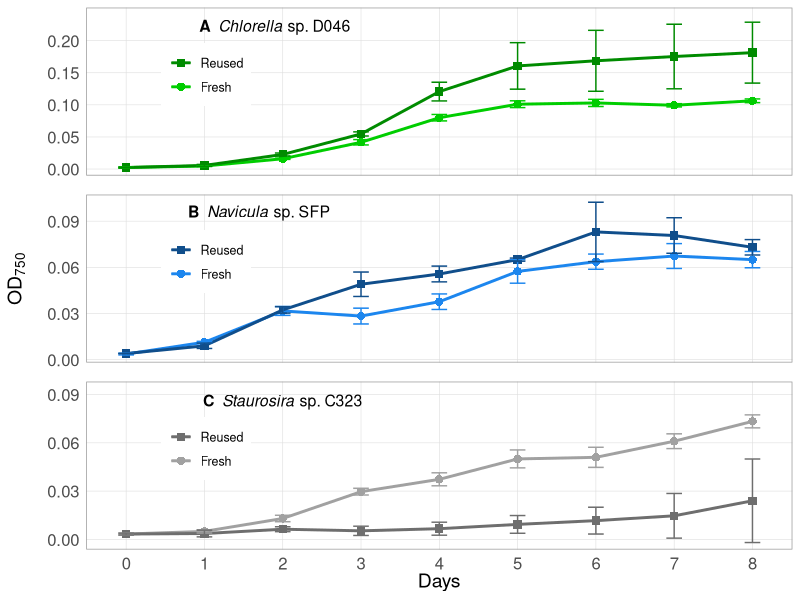
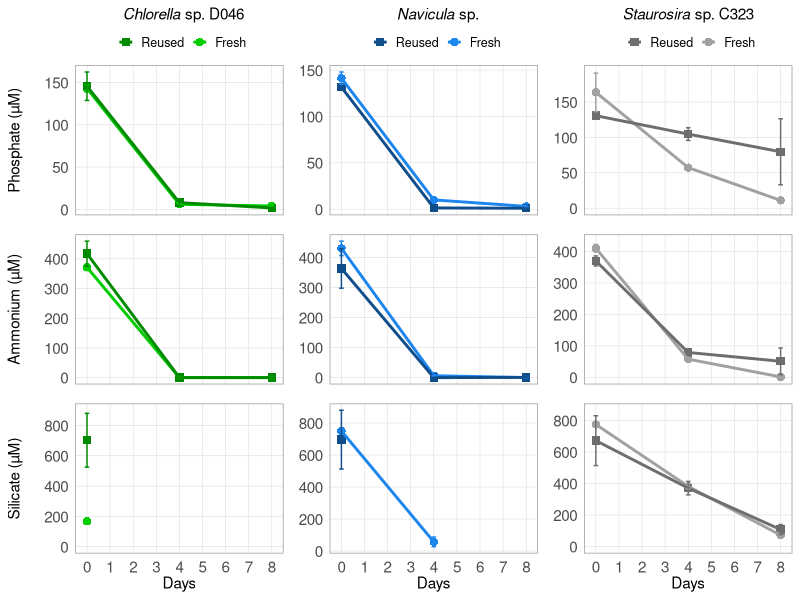
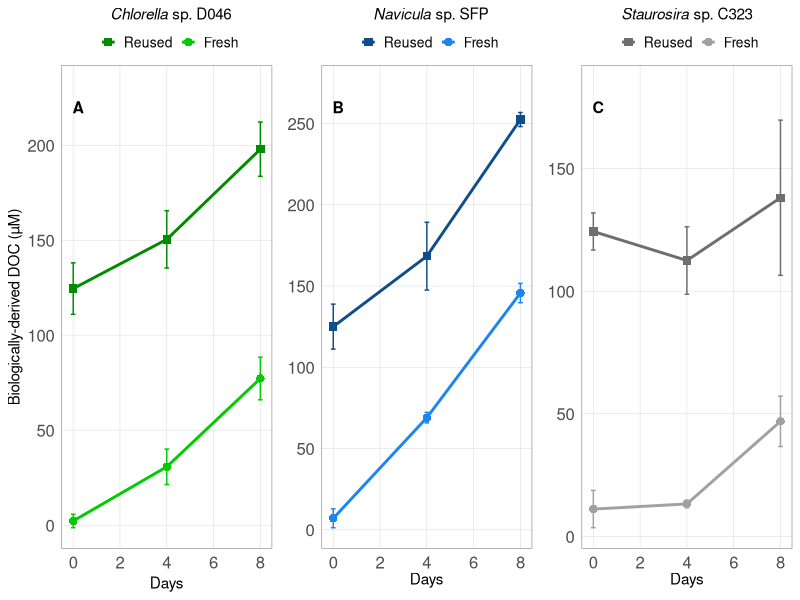
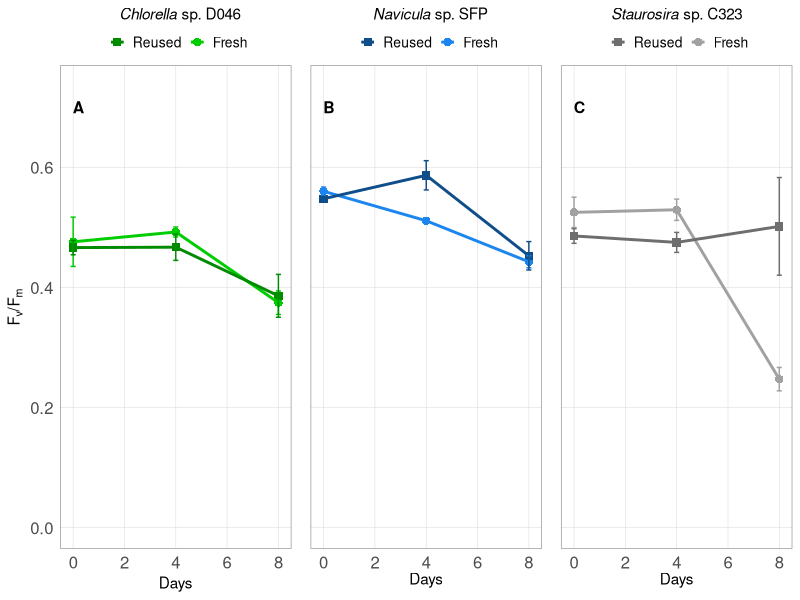
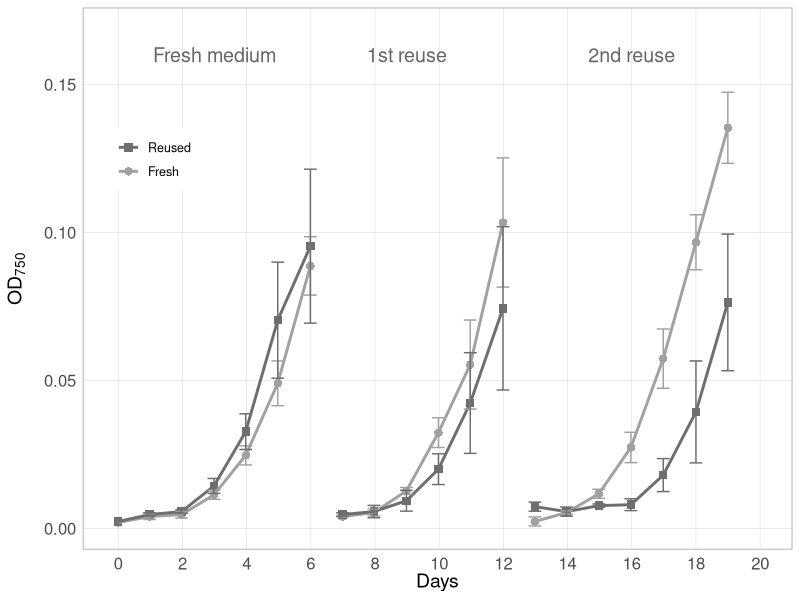
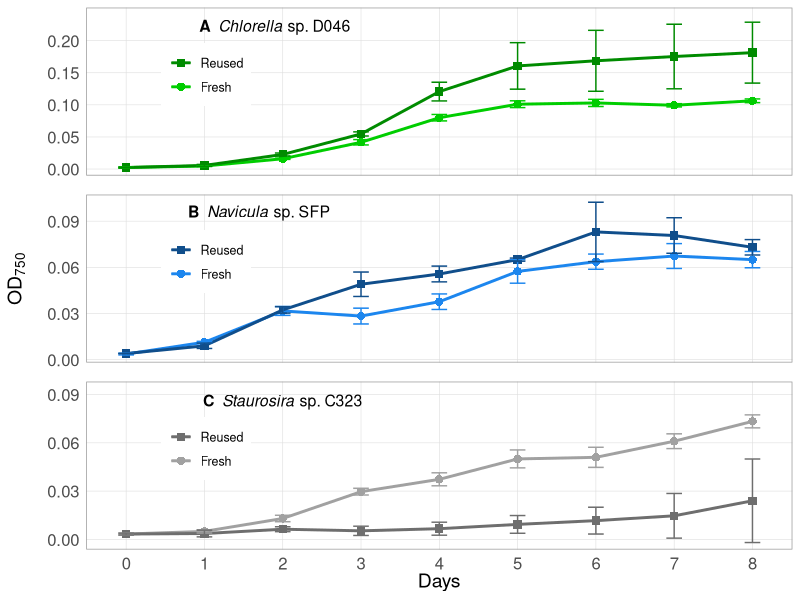
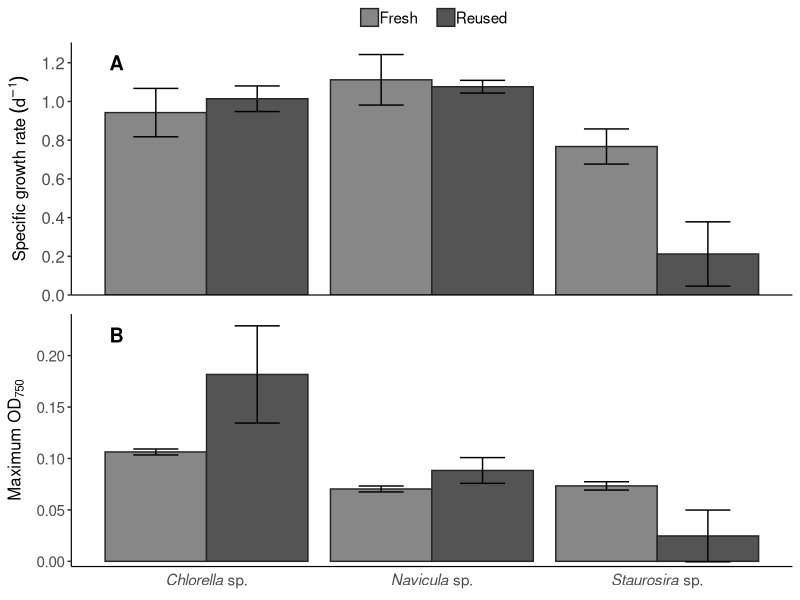
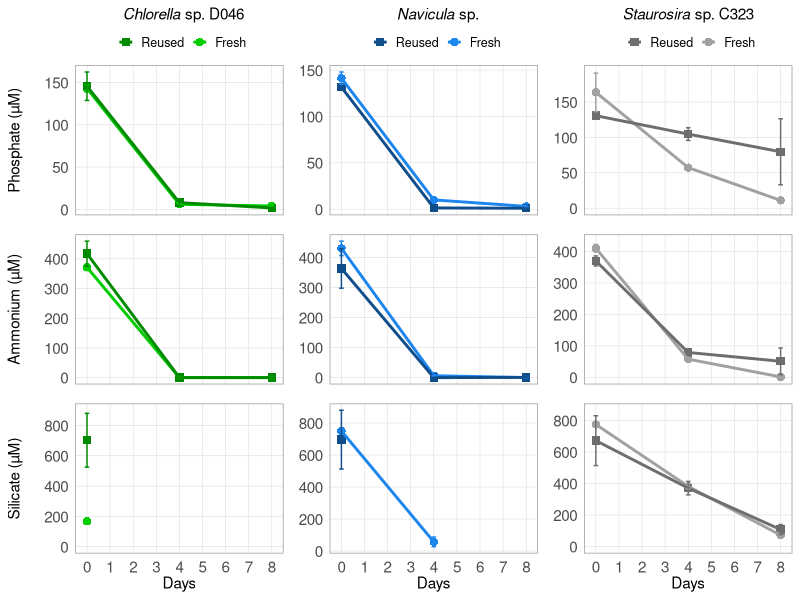

These charts were generated, in order, by the following R code:
# Project: Microalgae Cross-strain Growth Medium Reuse Experiment
# Author: Sarah Loftus, sarah.e.loftus@gmail.com

# This code organizes, analyses, and visualizes data from mircoalgae cross-strain reused medium experiments. 

# Input data and metadata are also available on Figshare: https://doi.org/10.6084/m9.figshare.7831913.v1

#######################################################################################

### Install packages ###

# Data management
library(tidyverse) 
library(lubridate)
library(broom)

# Plotting
library(gtable)
library(grid)
library(ggpubr)

### Read Data (see metadata for CSV file column descriptions)
growth_df <- read.csv("input_data/Data1_Growth.csv")        # Algae growth and experimental data for each culture replicate
daily_df <- read.csv("input_data/Data2_Daily.csv")          # Daily sampling data 

#### Parse dates and times, and calculate Days elapsed ####

daily_df %>%
  mutate(Date = mdy(Date),   
         Tstart = hm(Tstart),
         Tend = hm(Tend),
         Tmid = Tstart + as.period(0.5*as.duration(Tend - Tstart))) %>%   # Tmid = midpoint between start and end of sampling time
  do(mutate(., DaysElapsed = ((Date + Tmid) - (Date[Round == 0 & Day == 0] + Tmid[Round == 0 & Day == 0]) )/ 86400) ) %>%   # DaysElapsed =  days elapsed since start of each experiment
  select(Round, Day, Chl_medium, OD750_medium, DaysElapsed) -> daily_df2 
  # Note: warning messages do not pose problem to further analysis

#### Define additional variables ####

growth_df %>%    
  inner_join(daily_df2, by = c("Round", "Day") ) %>% # Add daily measurement data to growth data frame
  mutate(biomass_OD = OD750 -  OD750_medium,         # biomass_OD = Blank-corrected OD750 of the culture, in arbitrary units
         biomass_chl = Chl - Chl_medium              # biomass_chl = Blank-corrected chlorophyll-a concentration of the culture, in relative fluorescence units
  ) -> growth_df2    

#### Calculate daily averages and standard deviations of all variables in growth data frame. For use in plotting. ####

growth_df2 %>%
  select(-Replicate, -Chl, -OD750, -Chl_medium, -OD750_medium) %>% 
  group_by(Algae, Round, Treatment, Day) %>% 
  summarize_all(funs(mean, sd), na.rm = TRUE) %>%
  replace(., is.na(.), NA)-> growth_df_avgs  

#### Calculate variables for algae growth statistics ####

# Define time periods where cultures are in exponential phase for calculating specific growth rates (*** this is based on OD growth phase)
mu_period_02 <- 0:2   # Days 0-2; for: Navicula Round 3 all treatments/replicates
mu_period_03 <- 0:3   # Days 0-3; for: C323 Round 1 Fresh C, C323 Round 3 Fresh all replciates
mu_period_04 <- 0:4   # Days 0-4; for: C323 Round 1 Recycled B, D046 Round 3 all treatments/replicates
mu_period_13 <- 1:3   # Days 1-3; for: C323 Round 1 Fresh A
mu_period_14 <- 1:4   # Days 1-4; for: C323 Round 1 Fresh B & Recycled A & Recycled C, C323 Round 2 Fresh all replicates
mu_period_25 <- 2:5   # Days 2-5; for: C323 Round 0 all treatments/replicates
mu_period_35 <- 3:5   # Days 3-5; for: C323 Round 2 Recycled all replicates
mu_period_38 <- 3:8   # Days 3-8; for: C323 Round 3 Recycled all replciates

# Calculate specific growth rate 
growth_df2 %>%
  filter( (Algae == "Navicula" & Day %in% mu_period_02) |     # Based on the stated definitions above, select only the days used to calculate specific growth rate
          ( (Algae == "C323" & ( (Round == 1 & Treatment == "F" & Replicate == "C") | (Round == 3 & Treatment == "F") ) ) & Day %in% mu_period_03) |
          ( ((Algae == "C323" & Round == 1 & Treatment == "R" & Replicate == "E") | (Algae == "D046" & Round == 3)) & Day %in% mu_period_04) |
          (Algae == "C323" & Round == 1 & Treatment == "F" & Replicate == "A" & Day %in% mu_period_13) |
          ( (Algae == "C323" & ( ( Round == 1 & ( (Treatment == "F" & Replicate == "B") | (Treatment == "R" & (Replicate == "D" | Replicate == "F")))) | (Round == 2 & Treatment == "F"))) & Day %in% mu_period_14) | 
          (Algae == "C323" & Round == 0 & Day %in% mu_period_25) |
          (Algae == "C323" & Round == 2 & Treatment == "R" & Day %in% mu_period_35) |
          (Algae == "C323" & Round == 3 & Treatment == "R" & Day %in% mu_period_38) ) %>%   
  group_by(Algae, Round, Treatment, Replicate) %>%
  do(tidy(lm(log(biomass_OD) ~ DaysElapsed, data = .))) %>%   # linear regression of natural log algae cell concentration versus time
  filter(term == "DaysElapsed") %>%                          # where "DaysElapsed" is the row term in the linear regression output to indicate the slope, i.e., the specific growth rate
  rename(mu = estimate) %>%                                  # rename the slope of the linear regression ("estimate") as mu, mu = the specific growth rate (units = 1/day)
  select(Algae, Round, Treatment, Replicate, mu) -> mu_data

# Take averages and standard deviations of specific growth rate
mu_data %>%
  group_by(Algae, Round, Treatment) %>% 
  select(-Replicate) %>% 
  summarize_all(funs(mean, sd), na.rm = TRUE) -> mu_avgs  

# Find the maximum OD over the growth period for each replicate
growth_df2 %>% 
  select(Round, Day, Algae, Treatment, Replicate, biomass_OD) %>% 
  group_by(Round, Algae, Treatment, Replicate) %>% 
  summarize(max_OD = max(biomass_OD)) -> max_OD_data 

# Take average and standard deviation of maximum OD
max_OD_data %>% 
  group_by(Algae, Round, Treatment) %>% 
  select(-Replicate) %>% 
  summarize_all(funs(mean, sd), na.rm = TRUE) -> max_OD_avgs 

# Change in DOC in Round 3
growth_df2 %>% 
  filter(Round == 3) %>% 
  select(Day, Algae, Treatment, Replicate, DOC, biomass_OD) %>% 
  group_by(Algae, Treatment, Replicate) %>% 
  summarize(DOC_change = DOC[Day == 8] - DOC[Day == 0], # Change in DOC over the growth period
            DOC_per_OD = DOC_change/(biomass_OD[Day == 8] - biomass_OD[Day == 0])) -> DOC_change # Change in DOC per change in OD over the growth period

# Take average and standard deviation of net change in DOC in Round 3
DOC_change %>%   
  select(-Replicate) %>% 
  summarize_all(funs(mean, sd), na.rm = TRUE) -> avg_DOC_change


#### Statistics ####

# Test for equal variances of specific growth rate (mu) and maximum OD between Fresh and Reused treatments in Round 3 for each algae

# Variance test for mu
C323_mu_var <- var.test(mu_data$mu[mu_data$Algae == 'C323' & mu_data$Round == 3 & mu_data$Treatment == "F"], 
                       mu_data$mu[mu_data$Algae == 'C323' & mu_data$Round == 3 & mu_data$Treatment == "R"],
                       alternative = "two.sided")

D046_mu_var <- var.test(mu_data$mu[mu_data$Algae == 'D046' & mu_data$Treatment == "F"], 
                       mu_data$mu[mu_data$Algae == 'D046' & mu_data$Treatment == "R"],
                       alternative = "two.sided")

Navi_mu_var <- var.test(mu_data$mu[mu_data$Algae == 'Navicula' & mu_data$Treatment == "F"], 
                       mu_data$mu[mu_data$Algae == 'Navicula' & mu_data$Treatment == "R"],
                       alternative = "two.sided")

# Variance test for maximum OD
C323_max_OD_var <- var.test(max_OD_data$max_OD[max_OD_data$Algae == 'C323' & max_OD_data$Round == 3 & max_OD_data$Treatment == "F"], 
                            max_OD_data$max_OD[max_OD_data$Algae == 'C323' & max_OD_data$Round == 3 & max_OD_data$Treatment == "R"],
                            alternative = "two.sided")

D046_max_OD_var <- var.test(max_OD_data$max_OD[max_OD_data$Algae == 'D046' & max_OD_data$Treatment == "F"], 
                            max_OD_data$max_OD[max_OD_data$Algae == 'D046' & max_OD_data$Treatment == "R"],
                            alternative = "two.sided")

Navi_max_OD_var <- var.test(max_OD_data$max_OD[max_OD_data$Algae == 'Navicula' & max_OD_data$Treatment == "F"], 
                            max_OD_data$max_OD[max_OD_data$Algae == 'Navicula' & max_OD_data$Treatment == "R"],
                            alternative = "two.sided")

# Perform T tests for mu and maximum OD between Fresh and Reused treatments in Round 3 for each algae
# Based on results of variance test above, indicate in T test function where "var.equal" is TRUE or FALSE

# T test for mu
C323_mu_test <- t.test(mu_data$mu[mu_data$Algae == 'C323' & mu_data$Round == 3 & mu_data$Treatment == "F"], 
                       mu_data$mu[mu_data$Algae == 'C323' & mu_data$Round == 3 & mu_data$Treatment == "R"],
                       alternative = "two.sided", paired = FALSE, var.equal = TRUE)

D046_mu_test <- t.test(mu_data$mu[mu_data$Algae == 'D046' & mu_data$Treatment == "F"], 
                        mu_data$mu[mu_data$Algae == 'D046' & mu_data$Treatment == "R"],
                        alternative = "two.sided", paired = FALSE, var.equal = TRUE)

Navi_mu_test <- t.test(mu_data$mu[mu_data$Algae == 'Navicula' & mu_data$Treatment == "F"], 
                        mu_data$mu[mu_data$Algae == 'Navicula' & mu_data$Treatment == "R"],
                        alternative = "two.sided", paired = FALSE, var.equal = TRUE)

# T test for maximum OD
C323_max_OD_test <- t.test(max_OD_data$max_OD[max_OD_data$Algae == 'C323' & max_OD_data$Round == 3 & max_OD_data$Treatment == "F"], 
                       max_OD_data$max_OD[max_OD_data$Algae == 'C323' & max_OD_data$Round == 3 & max_OD_data$Treatment == "R"],
                       alternative = "two.sided", paired = FALSE, var.equal = TRUE)

D046_max_OD_test <- t.test(max_OD_data$max_OD[max_OD_data$Algae == 'D046' & max_OD_data$Treatment == "F"], 
                       max_OD_data$max_OD[max_OD_data$Algae == 'D046' & max_OD_data$Treatment == "R"],
                       alternative = "two.sided", paired = FALSE, var.equal = FALSE)

Navi_max_OD_test <- t.test(max_OD_data$max_OD[max_OD_data$Algae == 'Navicula' & max_OD_data$Treatment == "F"], 
                       max_OD_data$max_OD[max_OD_data$Algae == 'Navicula' & max_OD_data$Treatment == "R"],
                       alternative = "two.sided", paired = FALSE, var.equal = TRUE)


#### Figures ####

# Figure 1: Daily OD ####

  # C323 Round 0-2 ####  
  C323_OD_plot_R02 <- ggplot(data = growth_df_avgs[growth_df_avgs$Algae == "C323" & growth_df_avgs$Round != 3, ], 
                             aes(x = as.numeric(DaysElapsed_mean), y = biomass_OD_mean, color = Treatment, shape = Treatment))  +
    geom_point(size = 2.5) +
    geom_line(aes(group = interaction(Treatment, Round)), size = 1) +
    geom_errorbar(aes(ymin=biomass_OD_mean - biomass_OD_sd, ymax=biomass_OD_mean + biomass_OD_sd), width= 0.4) +
    labs(x = "Days") +
    labs(y = expression("OD"["750"])) +
    scale_color_manual(labels = c("Fresh", "Reused"), values = c('gray63','gray43'), guide = guide_legend(reverse=TRUE)) +
    scale_shape_manual(labels = c("Fresh", "Reused"), values = c(16, 15), guide = guide_legend(reverse=TRUE)) +
    scale_y_continuous(breaks = seq(0, 0.15, 0.05), expand = expand_scale(mult = c(0.05,0.1))) +  
    scale_x_continuous(limits = c(-0.1,20), breaks = seq(0, 21, 2)) +
    annotate("text", x = c(3, 9, 16), y = 0.16, label = c("Fresh medium", "1st reuse", "2nd reuse"), color = "gray40", size = 5) +
    theme( legend.key = element_rect(fill = NA),  # removes color from behind legned points/lines
           legend.title = element_blank(),
           legend.text = element_text(size = 9),
           legend.position = c(0.1,0.72),
           axis.title.y = element_text(margin = margin(r =10), size = 14),  
           axis.title.x = element_text(margin = margin(r =35), size = 14),   
           panel.background = element_rect(fill = "white"),
           panel.grid.major = element_line(colour = "gray87", size = 0.2),
           panel.border = element_rect(color = "gray60", fil = NA), 
           axis.ticks = element_blank(),
           axis.text = element_text(size = 12)) 
  
  # Save plot as pdf file
  pdf("Figures/Fig1_OD_Round02.pdf", 
      width = 7.5, height = 3)
  grid.draw(C323_OD_plot_R02)
  dev.off()
  
  # D046 phase 2 (Round 3) ####    
  D046_OD_plot <- ggplot(data = growth_df_avgs[growth_df_avgs$Algae == "D046", ], 
                         aes(x = Day, y = biomass_OD_mean, color = Treatment, shape = Treatment))  +
    geom_point(size = 2.5) +
    geom_line(aes(group = interaction(Treatment, Round)), size = 1) +
    geom_errorbar(aes(ymin=biomass_OD_mean - biomass_OD_sd, ymax=biomass_OD_mean + biomass_OD_sd), width= 0.2) +
    scale_color_manual(labels = c("Fresh", "Reused"), values = c('green3', 'green4'), guide = guide_legend(reverse=TRUE)) +
    scale_shape_manual(labels = c("Fresh", "Reused"), values = c(16, 15), guide = guide_legend(reverse=TRUE)) +
    scale_y_continuous(breaks = seq(0, 0.20, 0.05), expand = expand_scale(mult = c(0.05,0.1))) +  
    scale_x_continuous(limits = c(-0.1,8.1), breaks = seq(0, 8, 1)) +
    labs( y = " ") +
    annotate("text", x = 1.9, y = 0.22, label = expression(paste(bold("A"), italic("  Chlorella"), " sp. D046")), size = 4) + 
    theme( legend.key = element_rect(fill = NA),  # removes color from behind legned points/lines
           legend.title = element_blank(),
           legend.text = element_text(size = 9),
           axis.title.y = element_text(margin = margin(r = 15), size = 14),
           axis.title.x = element_blank(),
           legend.position = c(0.17,0.6),
           panel.grid.major = element_line(colour = "gray87", size = 0.2),
           panel.border = element_rect(color = "gray60", fil = NA), 
           panel.background = element_rect(fill = "white"),
           axis.ticks = element_blank(),
           axis.text.x = element_blank(),
           axis.text.y = element_text(size = 12))   
  
  # Navicula phase 2 (Round 3) #### 
  Navicula_OD_plot <- ggplot(data = growth_df_avgs[growth_df_avgs$Algae == "Navicula", ], 
                             aes(x = Day, y = biomass_OD_mean, color = Treatment, shape = Treatment))  +
    geom_point(size = 2.5) +
    geom_line(aes(group = interaction(Treatment, Round)), size = 1) +
    geom_errorbar(aes(ymin=biomass_OD_mean - biomass_OD_sd, ymax=biomass_OD_mean + biomass_OD_sd), width= 0.2) +
    labs(y = expression("OD"["750"])) +
    scale_color_manual(labels = c("Fresh", "Reused"), values = c('dodgerblue2', 'dodgerblue4'), guide = guide_legend(reverse=TRUE)) +
    scale_shape_manual(labels = c("Fresh", "Reused"), values = c(16, 15), guide = guide_legend(reverse=TRUE)) +
    scale_y_continuous(breaks = seq(0, 0.1, 0.03), expand = expand_scale(mult = c(0.05, 0.05))) +  
    scale_x_continuous(limits = c(-0.1,8.1), breaks = seq(0, 8, 1)) +
    annotate("text", x = 1.7, y = 0.095, label = expression(paste( bold("B"), italic("  Navicula"), " sp. SFP")), size = 4) + 
    theme( legend.key = element_rect(fill = NA),  # removes color from behind legned points/lines
           legend.title = element_blank(),
           legend.text = element_text(size = 9),
           legend.position = c(0.17,0.6),
           axis.title.y = element_text(margin = margin(r = 15), size = 14),  
           axis.title.x = element_blank(),   
           panel.grid.major = element_line(colour = "gray87", size = 0.2),
           panel.border = element_rect(color = "gray60", fil = NA),            
           panel.background = element_rect(fill = "white"),
           axis.ticks = element_blank(),
           axis.text.x = element_blank(),
           axis.text.y = element_text(size = 12)) 
  
  # C323 phase 2 (Round 3) ####  
  C323_OD_plot <- ggplot(data = growth_df_avgs[growth_df_avgs$Algae == "C323" & growth_df_avgs$Round == 3, ], 
                         aes(x = Day, y = biomass_OD_mean, color = Treatment, shape = Treatment))  +
    geom_point(size = 2.5) +
    geom_line(aes(group = interaction(Treatment, Round)), size = 1) +
    geom_errorbar(aes(ymin=biomass_OD_mean - biomass_OD_sd, ymax=biomass_OD_mean + biomass_OD_sd), width= 0.2) +
    labs(x = "Days") +
    scale_color_manual(labels = c("Fresh", "Reused"), values = c('gray63','gray43'), guide = guide_legend(reverse=TRUE)) +
    scale_shape_manual(labels = c("Fresh", "Reused"), values = c(16, 15), guide = guide_legend(reverse=TRUE)) +
    scale_y_continuous(breaks = seq(0, 0.1, 0.03), expand = expand_scale(mult = c(0.05,0.15))) +  
    scale_x_continuous(limits = c(-0.1,8.1), breaks = seq(0, 8, 1)) +
    annotate("text", x = 2, y = 0.085, label = expression(paste(bold("C"), italic("  Staurosira"), " sp. C323")), size = 4) + 
    theme( legend.key = element_rect(fill = NA),  # removes color from behind legned points/lines
           legend.title = element_blank(),
           legend.text = element_text(size = 9),
           legend.position = c(0.17,0.6),
           axis.title.y = element_blank(),  
           axis.title.x = element_text(margin = margin(r = 35), size = 14),   
           panel.background = element_rect(fill = "white"),
           panel.grid.major = element_line(colour = "gray87", size = 0.2),
           panel.border = element_rect(color = "gray60", fil = NA), 
           axis.ticks = element_blank(),
           axis.text = element_text(size = 12))   
  
  # Combine Round 3 Daily OD plots in a grid & Save as pdf ####
  
  # Convert ggplots to grobs
  D046_OD_grob <- ggplotGrob(D046_OD_plot)
  C323_OD_grob <- ggplotGrob(C323_OD_plot)
  Navi_OD_grob <- ggplotGrob(Navicula_OD_plot)
  
  # Combine in grid
  OD_gridplot <- rbind(D046_OD_grob, Navi_OD_grob, C323_OD_grob, size = "first")
  
  grid.newpage()
  grid.draw(OD_gridplot)
  
  # Save plot as pdf file
  pdf("Figures/Fig2_ODGrid.pdf", 
      width = 4, height = 6)
  grid.draw(OD_gridplot)
  dev.off()
  
# Figure S1: Specific growth rate and maximum OD in phase 2 (Round 3) ####
  
  # reorder the x-axis to D046, Navi, C323
  mu_avgs$Algae <- factor(mu_avgs$Algae, levels = c("D046", "Navicula", "C323"))
  max_OD_avgs$Algae <- factor(max_OD_avgs$Algae, levels = c("D046", "Navicula", "C323"))
  
  
  specific_growth_plot <- ggplot(data = mu_avgs[mu_avgs$Round == 3, ], 
                         aes(x = Algae, y = mean, fill = Treatment))  +
    geom_col(position = position_dodge(0.9), color = "gray15") +
    geom_errorbar(aes(ymin=mean - sd, ymax= mean + sd), width= 0.4, position = position_dodge(0.9)) +
    labs(y = expression(paste("Specific growth rate ", ("d"^-1)))) +
    scale_fill_manual(labels = c("Fresh", "Reused"), values = c('gray53','gray33')) +
    scale_x_discrete(labels=c("D046" = expression(paste(italic("Chlorella"), " sp.")), "Navicula" = expression(paste(italic("Navicula"), " sp.")), "C323" = expression(paste(italic("Staurosira"), " sp.")))) +
    annotate("text", x = 0.6, y = 1.2, label = expression(paste(bold("A"))), size = 5) + 
    scale_y_continuous(expand = expand_scale(mult = c(0, 0.05)), breaks = seq(0,1.2, by = 0.2)) +
    theme( legend.key = element_rect(fill = NA),  
           legend.title = element_blank(),
           legend.text = element_text(size = 11, margin = margin(r = 8)),
           legend.position = "top",
           legend.key.size = unit(5, "mm"),
           legend.justification = "center",
           legend.margin=margin(t = 0, b = 0, l = 10),
           legend.box.margin=margin(t = 0, b = 0),
           legend.spacing.x = unit(1, "mm"),
           panel.background = element_rect(fill = NA),
           axis.line = element_line(color = "black", size = 0.4),
           axis.ticks.x = element_blank(),
           axis.title.y = element_text(margin = margin(r = 6),size = 12),
           axis.text.y = element_text(size = 12),
           axis.title.x = element_blank(),
           axis.text.x = element_blank()) 
  
  max_OD_plot <- ggplot(data = max_OD_avgs[max_OD_avgs$Round == 3, ], 
                                 aes(x = Algae, y = mean, fill = Treatment))  +
    geom_col(position = position_dodge(0.9), color = "gray15") +
    geom_errorbar(aes(ymin=mean - sd, ymax= mean + sd), width= 0.4, position = position_dodge(0.9)) +
    labs(y = expression("Maximum OD"["750"])) +
    scale_fill_manual(labels = c("Fresh", "Reused"), values = c('gray53','gray33')) +
    scale_x_discrete(labels=c("D046" = expression(paste(italic("Chlorella"), " sp.")), "Navicula" = expression(paste(italic("Navicula"), " sp.")), "C323" = expression(paste(italic("Staurosira"), " sp.")))) +
    annotate("text", x = 0.6, y = 0.22, label = expression(paste(bold("B"))), size = 5) + 
    scale_y_continuous(expand = expand_scale(mult = c(0.02, 0.05)), breaks = seq(0,0.2, by = 0.05)) +
    theme( legend.position = "none",                              
           panel.background = element_rect(fill = NA),
           axis.line = element_line(color = "black", size = 0.4),
           axis.ticks.x = element_blank(),
           axis.title = element_text(margin = margin(r = 6),size = 12),
           axis.text = element_text(size = 11),
           axis.title.x = element_blank(),
           axis.title.y = element_text(margin = margin(r = 6),size = 12))   
  
  # Combine plots
  mu_grob <- ggplotGrob(specific_growth_plot)
  max_OD_grob <- ggplotGrob(max_OD_plot)
  
  mu_maxOD_grid <- rbind(mu_grob, max_OD_grob, size = "first")
  
  # Save plot as pdf file
  pdf("Figures/FigS1_mu_maxOD_Grid.pdf", 
      width = 4.5, height = 6.5)
  grid.draw(mu_maxOD_grid)
  dev.off()
  
# Nutrients versus Time (not published) ####    
  
  # PO4
  # D046 Round 3 ####    
  D046_PO4_plot <- ggplot(data = growth_df_avgs[growth_df_avgs$Algae == "D046" & !(is.na(growth_df_avgs$PO4_mean)), ], 
                         aes(x = Day, y = PO4_mean, color = Treatment, shape = Treatment))  +
    geom_point(size = 2.5) +
    geom_line(aes(group = interaction(Treatment, Round)), size = 1) +
    geom_errorbar(aes(ymin=PO4_mean - PO4_sd, ymax=PO4_mean + PO4_sd), width= 0.2) +
    scale_color_manual(labels = c("Fresh", "Reused"), values = c('green3', 'green4'), guide = guide_legend(reverse=TRUE)) +
    scale_shape_manual(labels = c("Fresh", "Reused"), values = c(16, 15), guide = guide_legend(reverse=TRUE)) +
    scale_y_continuous(breaks = seq(0, 175, 50), expand = expand_scale(mult = c(0.05,0.05))) +  
    scale_x_continuous(limits = c(-0.1,8.1), breaks = seq(0, 8, 1)) +
    labs( y = "Phosphate (µM)", title = expression(paste(italic("  Chlorella"), " sp. D046"))) +
    theme( legend.key = element_rect(fill = NA),  # removes color from behind legned points/lines
           legend.title = element_blank(),
           legend.text = element_text(size = 9),
           axis.title.y = element_text(margin = margin(r = 15), size = 11),
           axis.title.x = element_blank(),
           legend.position = "top",
           legend.key.size = unit(4, "mm"),
           legend.justification = "center",
           legend.margin=margin(t = 0, b = 0, l = 4),
           legend.box.margin=margin(t = 0, b = 0),
           legend.spacing.x = unit(1, "mm"),
           plot.title = element_text(hjust = 0.5, size = 11),
           panel.grid.major = element_line(colour = "gray87", size = 0.2),
           panel.border = element_rect(color = "gray60", fil = NA), 
           panel.background = element_rect(fill = "white"),
           axis.ticks = element_blank(),
           axis.text.x = element_blank(),
           axis.text.y = element_text(size = 11)) 

  # Navicula Round 3 ####    
  Navi_PO4_plot <- ggplot(data = growth_df_avgs[growth_df_avgs$Algae == "Navicula" & !(is.na(growth_df_avgs$PO4_mean)), ], 
                          aes(x = Day, y = PO4_mean, color = Treatment, shape = Treatment))  +
    geom_point(size = 2.5) +
    geom_line(aes(group = interaction(Treatment, Round)), size = 1) +
    geom_errorbar(aes(ymin=PO4_mean - PO4_sd, ymax=PO4_mean + PO4_sd), width= 0.2) +
    scale_color_manual(labels = c("Fresh", "Reused"), values = c('dodgerblue2', 'dodgerblue4'), guide = guide_legend(reverse=TRUE)) +
    scale_shape_manual(labels = c("Fresh", "Reused"), values = c(16, 15), guide = guide_legend(reverse=TRUE)) +
    scale_y_continuous(breaks = seq(0, 175, 50), expand = expand_scale(mult = c(0.05,0.05))) +  
    scale_x_continuous(limits = c(-0.1,8.1), breaks = seq(0, 8, 1)) +
    labs(title = expression(paste(italic("  Navicula"), " sp."))) +
    theme( legend.key = element_rect(fill = NA),  # removes color from behind legned points/lines
           legend.title = element_blank(),
           legend.text = element_text(size = 9),
           axis.title.y = element_blank(),
           axis.title.x = element_blank(),
           legend.position = "top",
           legend.key.size = unit(4, "mm"),
           legend.justification = "center",
           legend.margin=margin(t = 0, b = 0, l = 4),
           legend.box.margin=margin(t = 0, b = 0),
           legend.spacing.x = unit(1, "mm"),
           plot.title = element_text(hjust = 0.5, size = 11),
           panel.grid.major = element_line(colour = "gray87", size = 0.2),
           panel.border = element_rect(color = "gray60", fil = NA), 
           panel.background = element_rect(fill = "white"),
           axis.ticks = element_blank(),
           axis.text.x = element_blank(),
           axis.text.y = element_text(size = 11))   
  
  # C323 Round 3 ####    
  C323_PO4_plot <- ggplot(data = growth_df_avgs[growth_df_avgs$Algae == "C323" & !(is.na(growth_df_avgs$PO4_mean)) & growth_df_avgs$Round == 3, ], 
                          aes(x = Day, y = PO4_mean, color = Treatment, shape = Treatment))  +
    geom_point(size = 2.5) +
    geom_line(aes(group = interaction(Treatment, Round)), size = 1) +
    geom_errorbar(aes(ymin=PO4_mean - PO4_sd, ymax=PO4_mean + PO4_sd), width= 0.2) +
    scale_color_manual(labels = c("Fresh", "Reused"), values = c('gray63','gray43'), guide = guide_legend(reverse=TRUE)) +
    scale_shape_manual(labels = c("Fresh", "Reused"), values = c(16, 15), guide = guide_legend(reverse=TRUE)) +
    scale_y_continuous(breaks = seq(0, 175, 50), expand = expand_scale(mult = c(0.05,0.01)), limits = c(0, 200)) +  
    scale_x_continuous(limits = c(-0.1,8.1), breaks = seq(0, 8, 1)) +
    labs(title = expression(paste(italic("Staurosira"), " sp. C323"))) +
    theme( legend.key = element_rect(fill = NA),  # removes color from behind legned points/lines
           legend.title = element_blank(),
           legend.text = element_text(size = 9),
           axis.title.y = element_blank(),
           axis.title.x = element_blank(),
           legend.position = "top",
           legend.key.size = unit(4, "mm"),
           legend.justification = "center",
           legend.margin=margin(t = 0, b = 0, l = 4),
           legend.box.margin=margin(t = 0, b = 0),
           legend.spacing.x = unit(1, "mm"),
           plot.title = element_text(hjust = 0.5, size = 11),
           panel.grid.major = element_line(colour = "gray87", size = 0.2),
           panel.border = element_rect(color = "gray60", fil = NA), 
           panel.background = element_rect(fill = "white"),
           axis.ticks = element_blank(),
           axis.text.x = element_blank(),
           axis.text.y = element_text(size = 11)) 

  # NH4
  # D046 Round 3 ####    
  D046_NH4_plot <- ggplot(data = growth_df_avgs[growth_df_avgs$Algae == "D046" & !(is.na(growth_df_avgs$NH4_mean)), ], 
                          aes(x = Day, y = NH4_mean, color = Treatment, shape = Treatment))  +
    geom_point(size = 2.5) +
    geom_line(aes(group = interaction(Treatment, Round)), size = 1) +
    geom_errorbar(aes(ymin=NH4_mean - NH4_sd, ymax=NH4_mean + NH4_sd), width= 0.2) +
    scale_color_manual(labels = c("Fresh", "Reused"), values = c('green3', 'green4'), guide = guide_legend(reverse=TRUE)) +
    scale_shape_manual(labels = c("Fresh", "Reused"), values = c(16, 15), guide = guide_legend(reverse=TRUE)) +
    scale_y_continuous(breaks = seq(0, 450, 100), expand = expand_scale(mult = c(0.05,0.05))) +  
    scale_x_continuous(limits = c(-0.1,8.1), breaks = seq(0, 8, 1)) +
    labs( y = "Ammonium (µM)") +
    theme( legend.position="none",
           axis.title.y = element_text(margin = margin(r = 15), size = 11),
           axis.title.x = element_blank(),
           panel.grid.major = element_line(colour = "gray87", size = 0.2),
           panel.border = element_rect(color = "gray60", fil = NA), 
           panel.background = element_rect(fill = "white"),
           axis.ticks = element_blank(),
           axis.text.x = element_blank(),
           axis.text.y = element_text(size = 11)) 
  
  # Navicula Round 3 ####    
  Navi_NH4_plot <- ggplot(data = growth_df_avgs[growth_df_avgs$Algae == "Navicula" & !(is.na(growth_df_avgs$NH4_mean)), ], 
                          aes(x = Day, y = NH4_mean, color = Treatment, shape = Treatment))  +
    geom_point(size = 2.5) +
    geom_line(aes(group = interaction(Treatment, Round)), size = 1) +
    geom_errorbar(aes(ymin=NH4_mean - NH4_sd, ymax=NH4_mean + NH4_sd), width= 0.2) +
    scale_color_manual(labels = c("Fresh", "Reused"), values = c('dodgerblue2', 'dodgerblue4'), guide = guide_legend(reverse=TRUE)) +
    scale_shape_manual(labels = c("Fresh", "Reused"), values = c(16, 15), guide = guide_legend(reverse=TRUE)) +
    scale_y_continuous(breaks = seq(0, 450, 100), expand = expand_scale(mult = c(0.05,0.05))) +  
    scale_x_continuous(limits = c(-0.1,8.1), breaks = seq(0, 8, 1)) +
    theme( legend.position="none",
           axis.title.y = element_blank(),
           axis.title.x = element_blank(),
           panel.grid.major = element_line(colour = "gray87", size = 0.2),
           panel.border = element_rect(color = "gray60", fil = NA), 
           panel.background = element_rect(fill = "white"),
           axis.ticks = element_blank(),
           axis.text.x = element_blank(),
           axis.text.y = element_text(size = 11))   
  
  # C323 Round 3 ####    
  C323_NH4_plot <- ggplot(data = growth_df_avgs[growth_df_avgs$Algae == "C323" & !(is.na(growth_df_avgs$NH4_mean)) & growth_df_avgs$Round == 3, ], 
                          aes(x = Day, y = NH4_mean, color = Treatment, shape = Treatment))  +
    geom_point(size = 2.5) +
    geom_line(aes(group = interaction(Treatment, Round)), size = 1) +
    geom_errorbar(aes(ymin=NH4_mean - NH4_sd, ymax=NH4_mean + NH4_sd), width= 0.2) +
    scale_color_manual(labels = c("Fresh", "Reused"), values = c('gray63','gray43'), guide = guide_legend(reverse=TRUE)) +
    scale_shape_manual(labels = c("Fresh", "Reused"), values = c(16, 15), guide = guide_legend(reverse=TRUE)) +
    scale_y_continuous(breaks = seq(0, 400, 100), expand = expand_scale(mult = c(0.05,0.01)), limits = c(0, 450)) +  
    scale_x_continuous(limits = c(-0.1,8.1), breaks = seq(0, 8, 1)) +
    theme( legend.position="none",
           axis.title.y = element_blank(),
           axis.title.x = element_blank(),
           panel.grid.major = element_line(colour = "gray87", size = 0.2),
           panel.border = element_rect(color = "gray60", fil = NA), 
           panel.background = element_rect(fill = "white"),
           axis.ticks = element_blank(),
           axis.text.x = element_blank(),
           axis.text.y = element_text(size = 11)) 
 
  # Silicate
  # D046 Round 3 ####    
  D046_Si_plot <- ggplot(data = growth_df_avgs[growth_df_avgs$Algae == "D046" & !(is.na(growth_df_avgs$Si_mean)), ], 
                          aes(x = Day, y = Si_mean, color = Treatment, shape = Treatment))  +
    geom_point(size = 2.5) +
    geom_line(aes(group = interaction(Treatment, Round)), size = 1) +
    geom_errorbar(aes(ymin=Si_mean - Si_sd, ymax=Si_mean + Si_sd), width= 0.2) +
    scale_color_manual(labels = c("Fresh", "Reused"), values = c('green3', 'green4'), guide = guide_legend(reverse=TRUE)) +
    scale_shape_manual(labels = c("Fresh", "Reused"), values = c(16, 15), guide = guide_legend(reverse=TRUE)) +
    scale_y_continuous(breaks = seq(0, 1400, 200), expand = expand_scale(mult = c(0.05,0.05)), limits = c(0, 900)) +  
    scale_x_continuous(limits = c(-0.1,8.1), breaks = seq(0, 8, 1)) +
    labs( y = "Silicate (µM)", x = "Days") +
    theme( legend.position="none",
           axis.title.y = element_text(margin = margin(r = 15), size = 11),
           axis.title.x = element_text(margin = margin(r = 15), size = 11),
           panel.grid.major = element_line(colour = "gray87", size = 0.2),
           panel.border = element_rect(color = "gray60", fil = NA), 
           panel.background = element_rect(fill = "white"),
           axis.ticks = element_blank(),
           axis.text.x = element_text(size = 11),
           axis.text.y = element_text(size = 11)) 
  
  # Navicula Round 3 ####    
  Navi_Si_plot <- ggplot(data = growth_df_avgs[growth_df_avgs$Algae == "Navicula" & !(is.na(growth_df_avgs$Si_mean)), ], 
                          aes(x = Day, y = Si_mean, color = Treatment, shape = Treatment))  +
    geom_point(size = 2.5) +
    geom_line(aes(group = interaction(Treatment, Round)), size = 1) +
    geom_errorbar(aes(ymin=Si_mean - Si_sd, ymax=Si_mean + Si_sd), width= 0.2) +
    scale_color_manual(labels = c("Fresh", "Reused"), values = c('dodgerblue2', 'dodgerblue4'), guide = guide_legend(reverse=TRUE)) +
    scale_shape_manual(labels = c("Fresh", "Reused"), values = c(16, 15), guide = guide_legend(reverse=TRUE)) +
    scale_y_continuous(breaks = seq(0, 1400, 200), expand = expand_scale(mult = c(0.05,0.05))) +  
    scale_x_continuous(limits = c(-0.1,8.1), breaks = seq(0, 8, 1)) +
    labs(x = "Days") +
    theme( legend.position="none",
           axis.title.y = element_blank(),
           axis.title.x = element_text(margin = margin(r = 15), size = 11),
           panel.grid.major = element_line(colour = "gray87", size = 0.2),
           panel.border = element_rect(color = "gray60", fil = NA), 
           panel.background = element_rect(fill = "white"),
           axis.ticks = element_blank(),
           axis.text.x = element_text(size = 11),
           axis.text.y = element_text(size = 11))   
  
  # C323 Round 3 ####    
  C323_Si_plot <- ggplot(data = growth_df_avgs[growth_df_avgs$Algae == "C323" & !(is.na(growth_df_avgs$Si_mean)) & growth_df_avgs$Round == 3, ], 
                          aes(x = Day, y = Si_mean, color = Treatment, shape = Treatment))  +
    geom_point(size = 2.5) +
    geom_line(aes(group = interaction(Treatment, Round)), size = 1) +
    geom_errorbar(aes(ymin=Si_mean - Si_sd, ymax=Si_mean + Si_sd), width= 0.2) +
    scale_color_manual(labels = c("Fresh", "Reused"), values = c('gray63','gray43'), guide = guide_legend(reverse=TRUE)) +
    scale_shape_manual(labels = c("Fresh", "Reused"), values = c(16, 15), guide = guide_legend(reverse=TRUE)) +
    scale_y_continuous(breaks = seq(0, 1400, 200), expand = expand_scale(mult = c(0.05,0.01)), limits = c(0, 900)) +  
    scale_x_continuous(limits = c(-0.1,8.1), breaks = seq(0, 8, 1)) +
    labs(x = "Days") +
    theme( legend.position="none",
           axis.title.y = element_blank(),
           axis.title.x = element_text(margin = margin(r = 15), size = 11),
           panel.grid.major = element_line(colour = "gray87", size = 0.2),
           panel.border = element_rect(color = "gray60", fil = NA), 
           panel.background = element_rect(fill = "white"),
           axis.ticks = element_blank(),
           axis.text.x = element_text(size = 11),
           axis.text.y = element_text(size = 11)) 

  # Combine 9 plots in a 3x3 grid
  # Convert plots to grobs
  D046_PO4_grob <- ggplotGrob(D046_PO4_plot)
  Navi_PO4_grob <- ggplotGrob(Navi_PO4_plot)
  C323_PO4_grob <- ggplotGrob(C323_PO4_plot)
  D046_NH4_grob <- ggplotGrob(D046_NH4_plot)
  Navi_NH4_grob <- ggplotGrob(Navi_NH4_plot)
  C323_NH4_grob <- ggplotGrob(C323_NH4_plot)
  D046_Si_grob <- ggplotGrob(D046_Si_plot)
  Navi_Si_grob <- ggplotGrob(Navi_Si_plot)
  C323_Si_grob <- ggplotGrob(C323_Si_plot)  
  
  # Make plot columns
  nuts_col1 <- rbind(D046_PO4_grob, D046_NH4_grob, D046_Si_grob, size = "first")
  nuts_col2 <- rbind(Navi_PO4_grob, Navi_NH4_grob, Navi_Si_grob, size = "first")
  nuts_col3 <- rbind(C323_PO4_grob, C323_NH4_grob, C323_Si_grob, size = "first")
  # Set widths
  nuts_col1$widths <- unit.pmax(D046_PO4_grob$widths, D046_NH4_grob$widths, D046_Si_grob$widths)
  nuts_col2$widths <- unit.pmax(Navi_PO4_grob$widths, Navi_NH4_grob$widths, Navi_Si_grob$widths)
  nuts_col3$widths <- unit.pmax(C323_PO4_grob$widths, C323_NH4_grob$widths, C323_Si_grob$widths)
  # Combine plot columns
  nutrients_plot <- cbind(nuts_col1, nuts_col2, nuts_col3, size = "first")
  
  grid.newpage()
  grid.draw(nutrients_plot)
  
  # Save plot as pdf file
  pdf("Figures/Nutrients_vs_time.pdf", 
      width = 7, height = 5)
  grid.draw(nutrients_plot)
  dev.off()
  
#### Figure S2: Intial nutrient concentrations in phase 2 (Round 3) ####
  
  # re-order algae names
  growth_df_avgs$Algae <- factor(growth_df_avgs$Algae, levels = c("D046", "Navicula", "C323"))

  # NH4
  initial_NH4_plot <- ggplot(data = growth_df_avgs[growth_df_avgs$Round == 3 & growth_df_avgs$Day == 0, ], 
                                 aes(x = Algae, y = NH4_mean, fill = Treatment))  +
    geom_col(position = position_dodge(0.9), color = "gray15") +
    geom_errorbar(aes(ymin=NH4_mean - NH4_sd, ymax= NH4_mean + NH4_sd), width= 0.4, position = position_dodge(0.9)) +
    labs(y = "Ammonium (µM)") +
    scale_fill_manual(labels = c("Fresh", "Reused"), values = c('gray53','gray33')) +
    scale_x_discrete(labels=c("D046" = expression(paste(italic("Chlorella"), " sp.")), "Navicula" = expression(paste(italic("Navicula"), " sp.")), "C323" = expression(paste(italic("Staurosira"), " sp.")))) +
    annotate("text", x = 0.6, y = 450, label = expression(paste(bold("A"))), size = 5) + 
    scale_y_continuous(expand = expand_scale(mult = c(0, 0.05)), breaks = seq(0,450, by = 100)) +
    theme( legend.key = element_rect(fill = NA),  
           legend.title = element_blank(),
           legend.text = element_text(size = 11, margin = margin(r = 8)),
           legend.position = "top",
           legend.key.size = unit(5, "mm"),
           legend.justification = "center",
           legend.margin=margin(t = 0, b = 0, l = 10),
           legend.box.margin=margin(t = 0, b = 0),
           legend.spacing.x = unit(1, "mm"),
           panel.background = element_rect(fill = NA),
           axis.line = element_line(color = "black", size = 0.4),
           axis.ticks.x = element_blank(),
           axis.title.y = element_text(margin = margin(r = 6),size = 12),
           axis.text.y = element_text(size = 12),
           axis.title.x = element_blank(),
           axis.text.x = element_blank()) 
  
  # PO4
  initial_PO4_plot <- ggplot(data = growth_df_avgs[growth_df_avgs$Round == 3 & growth_df_avgs$Day == 0, ], 
                        aes(x = Algae, y = PO4_mean, fill = Treatment))  +
    geom_col(position = position_dodge(0.9), color = "gray15") +
    geom_errorbar(aes(ymin=PO4_mean - PO4_sd, ymax= PO4_mean + PO4_sd), width= 0.4, position = position_dodge(0.9)) +
    labs(y = "Phosphate (µM)") +
    scale_fill_manual(labels = c("Fresh", "Reused"), values = c('gray53','gray33')) +
    scale_x_discrete(labels=c("D046" = expression(paste(italic("Chlorella"), " sp.")), "Navicula" = expression(paste(italic("Navicula"), " sp.")), "C323" = expression(paste(italic("Staurosira"), " sp.")))) +
    annotate("text", x = 0.6, y = 200, label = expression(paste(bold("B"))), size = 5) + 
    scale_y_continuous(expand = expand_scale(mult = c(0.02, 0.05)), breaks = seq(0,200, by = 50)) +
    theme( legend.position = "none",                              
           panel.background = element_rect(fill = NA),
           axis.line = element_line(color = "black", size = 0.4),
           axis.ticks.x = element_blank(),
           axis.title.y = element_text(margin = margin(r = 6),size = 12),
           axis.text.y = element_text(size = 12),
           axis.title.x = element_blank(),
           axis.text.x = element_blank()) 
  
  #Silicate
  initial_Si_plot <- ggplot(data = growth_df_avgs[growth_df_avgs$Round == 3 & growth_df_avgs$Day == 0, ], 
                             aes(x = Algae, y = Si_mean, fill = Treatment))  +
    geom_col(position = position_dodge(0.9), color = "gray15") +
    geom_errorbar(aes(ymin=Si_mean - Si_sd, ymax= Si_mean + Si_sd), width= 0.4, position = position_dodge(0.9)) +
    labs(y = "Silicate (µM)") +
    scale_fill_manual(labels = c("Fresh", "Reused"), values = c('gray53','gray33')) +
    scale_x_discrete(labels=c("D046" = expression(paste(italic("Chlorella"), " sp.")), "Navicula" = expression(paste(italic("Navicula"), " sp.")), "C323" = expression(paste(italic("Staurosira"), " sp.")))) +
    annotate("text", x = 0.6, y = 900, label = expression(paste(bold("C"))), size = 5) + 
    scale_y_continuous(expand = expand_scale(mult = c(0.02, 0.05)), breaks = seq(0,1500, by = 200)) +
    theme( legend.position = "none",                              
           panel.background = element_rect(fill = NA),
           axis.line = element_line(color = "black", size = 0.4),
           axis.ticks.x = element_blank(),
           axis.title = element_text(margin = margin(r = 6),size = 12),
           axis.text = element_text(size = 12),
           axis.title.x = element_blank(),
           axis.title.y = element_text(margin = margin(r = 6),size = 12))
  
  # Combine plots
  init_NH4_grob <- ggplotGrob(initial_NH4_plot)
  init_PO4_grob <- ggplotGrob(initial_PO4_plot)
  init_Si_grob <- ggplotGrob(initial_Si_plot)
  
  init_nuts_grid <- rbind(init_NH4_grob, init_PO4_grob, init_Si_grob, size = "first")
  
  # Save plot as pdf file
  pdf("Figures/FigS2_init_nuts.pdf", 
      width = 4, height = 7.5)
  grid.draw(init_nuts_grid)
  dev.off()

  
# DOC ####
  
  D046_DOC_plot <- ggplot(data = growth_df_avgs[growth_df_avgs$Algae == "D046" & !(is.na(growth_df_avgs$DOC_mean)), ], 
                         aes(x = Day, y = DOC_mean, color = Treatment, shape = Treatment))  +
    geom_point(size = 2.5) +
    geom_line(aes(group = interaction(Treatment, Round)), size = 1) +
    geom_errorbar(aes(ymin=DOC_mean - DOC_sd, ymax=DOC_mean + DOC_sd), width= 0.2) +
    scale_color_manual(labels = c("Fresh", "Reused"), values = c('green3', 'green4'), guide = guide_legend(reverse=TRUE)) +
    scale_shape_manual(labels = c("Fresh", "Reused"), values = c(16, 15), guide = guide_legend(reverse=TRUE)) +
    scale_y_continuous(breaks = seq(0, 500, 50), expand = expand_scale(mult = c(0.05,0.1))) +  
    scale_x_continuous(limits = c(-0.1,8.1), breaks = seq(0, 8, 2)) +
    annotate("text", x = 0.2, y = 220, label = expression(paste(bold("A"))), size = 4) + 
    labs( y = "Biologically-derived DOC (µM)", x = "Days", title = expression(paste(italic("  Chlorella"), " sp. D046"))) +
    theme( legend.key = element_rect(fill = NA),  # removes color from behind legned points/lines
           legend.title = element_blank(),
           legend.text = element_text(size = 10),
           axis.title = element_text(margin = margin(r = 15), size = 11),
           legend.position = "top",
           legend.key.size = unit(4, "mm"),
           legend.justification = "center",
           legend.margin=margin(t = 0, b = 0, l = 4),
           legend.box.margin=margin(t = 0, b = 0),
           legend.spacing.x = unit(1, "mm"),
           plot.title = element_text(hjust = 0.5, size = 11),
           panel.grid.major = element_line(colour = "gray87", size = 0.2),
           panel.border = element_rect(color = "gray60", fil = NA), 
           panel.background = element_rect(fill = "white"),
           axis.ticks = element_blank(),
           axis.text.x = element_text(size = 12),
           axis.text.y = element_text(size = 12))   
  
  Navicula_DOC_plot <- ggplot(data = growth_df_avgs[growth_df_avgs$Algae == "Navicula" & !(is.na(growth_df_avgs$DOC_mean)), ], 
                             aes(x = Day, y = DOC_mean, color = Treatment, shape = Treatment))  +
    geom_point(size = 2.5) +
    geom_line(aes(group = interaction(Treatment, Round)), size = 1) +
    geom_errorbar(aes(ymin=DOC_mean - DOC_sd, ymax=DOC_mean + DOC_sd), width= 0.2) +
    scale_color_manual(labels = c("Fresh", "Reused"), values = c('dodgerblue2', 'dodgerblue4'), guide = guide_legend(reverse=TRUE)) +
    scale_shape_manual(labels = c("Fresh", "Reused"), values = c(16, 15), guide = guide_legend(reverse=TRUE)) +
    scale_y_continuous(breaks = seq(0, 500, 50), expand = expand_scale(mult = c(0.05,0.1))) +  
    scale_x_continuous(limits = c(-0.1,8.1), breaks = seq(0, 8, 2)) +
    annotate("text", x = 0.2, y = 260, label = expression(paste(bold("B"))), size = 4) + 
    labs(x = "Days", title = expression(paste(italic("  Navicula"), " sp. SFP"))) +
    theme( legend.key = element_rect(fill = NA),  
           legend.title = element_blank(),
           legend.text = element_text(size = 10),
           axis.title.x = element_text(margin = margin(r = 15), size = 11),
           axis.title.y = element_blank(),
           legend.position = "top",
           legend.key.size = unit(4, "mm"),
           legend.justification = "center",
           legend.margin=margin(t = 0, b = 0, l = 4),
           legend.box.margin=margin(t = 0, b = 0),
           legend.spacing.x = unit(1, "mm"),
           plot.title = element_text(hjust = 0.5, size = 11),
           panel.grid.major = element_line(colour = "gray87", size = 0.2),
           panel.border = element_rect(color = "gray60", fil = NA), 
           panel.background = element_rect(fill = "white"),
           axis.ticks = element_blank(),
           axis.text.x = element_text(size = 12),
           axis.text.y = element_text(size = 12))
  
  C323_DOC_plot <- ggplot(data = growth_df_avgs[growth_df_avgs$Algae == "C323" & !(is.na(growth_df_avgs$DOC_mean)) & growth_df_avgs$Round == 3, ], 
                         aes(x = Day, y = DOC_mean, color = Treatment, shape = Treatment))  +
    geom_point(size = 2.5) +
    geom_line(aes(group = interaction(Treatment, Round)), size = 1) +
    geom_errorbar(aes(ymin=DOC_mean - DOC_sd, ymax=DOC_mean + DOC_sd), width= 0.2) +
    scale_color_manual(labels = c("Fresh", "Reused"), values = c('gray63','gray43'), guide = guide_legend(reverse=TRUE)) +
    scale_shape_manual(labels = c("Fresh", "Reused"), values = c(16, 15), guide = guide_legend(reverse=TRUE)) +
    scale_y_continuous(breaks = seq(0, 500, 50), expand = expand_scale(mult = c(0.05,0.1))) +  
    scale_x_continuous(limits = c(-0.1,8.1), breaks = seq(0, 8, 2)) +
    annotate("text", x = 0.2, y = 175, label = expression(paste(bold("C"))), size = 4) + 
    labs(x = "Days", title = expression(paste(italic("Staurosira"), " sp. C323"))) +
    theme( legend.key = element_rect(fill = NA),  
           legend.title = element_blank(),
           legend.text = element_text(size = 10),
           axis.title.x = element_text(margin = margin(r = 15), size = 11),
           axis.title.y = element_blank(),
           legend.position = "top",
           legend.key.size = unit(4, "mm"),
           legend.justification = "center",
           legend.margin=margin(t = 0, b = 0, l = 4),
           legend.box.margin=margin(t = 0, b = 0),
           legend.spacing.x = unit(1, "mm"),
           plot.title = element_text(hjust = 0.5, size = 11),
           panel.grid.major = element_line(colour = "gray87", size = 0.2),
           panel.border = element_rect(color = "gray60", fil = NA), 
           panel.background = element_rect(fill = "white"),
           axis.ticks = element_blank(),
           axis.text.x = element_text(size = 12),
           axis.text.y = element_text(size = 12))
  
  # Combine Round 3 Daily OD plots in a grid & Save as pdf ####
  
  # Convert ggplots to grobs
  D046_DOC_grob <- ggplotGrob(D046_DOC_plot)
  C323_DOC_grob <- ggplotGrob(C323_DOC_plot)
  Navi_DOC_grob <- ggplotGrob(Navicula_DOC_plot)
  
  # Combine in grid
  DOC_gridplot <- cbind(D046_DOC_grob, Navi_DOC_grob, C323_DOC_grob, size = "first")
  
  grid.newpage()
  grid.draw(DOC_gridplot)
  
  # Save plot as pdf file
  pdf("Figures/FigS4_DOCvsTime.pdf", 
      width = 7.5, height = 3)
  grid.draw(DOC_gridplot)
  dev.off()
  
# Fv/Fm  ####
  
  D046_FvFm_plot <- ggplot(data = growth_df_avgs[growth_df_avgs$Algae == "D046" & !(is.na(growth_df_avgs$FvFm_mean)), ], 
                          aes(x = Day, y = FvFm_mean, color = Treatment, shape = Treatment))  +
    geom_point(size = 2.5) +
    geom_line(aes(group = interaction(Treatment, Round)), size = 1) +
    geom_errorbar(aes(ymin=FvFm_mean - FvFm_sd, ymax=FvFm_mean + FvFm_sd), width= 0.2) +
    scale_color_manual(labels = c("Fresh", "Reused"), values = c('green3', 'green4'), guide = guide_legend(reverse=TRUE)) +
    scale_shape_manual(labels = c("Fresh", "Reused"), values = c(16, 15), guide = guide_legend(reverse=TRUE)) +
    scale_y_continuous(breaks = seq(0, 1, 0.2), expand = expand_scale(mult = c(0.05,0.1)), lim = c(0,0.7)) +  
    scale_x_continuous(limits = c(-0.1,8.1), breaks = seq(0, 8, 2)) +
    annotate("text", x = 0.2, y = 0.7, label = expression(paste(bold("A"))), size = 4) + 
    labs( y = expression(paste("F"["v"]*"/F"["m"])), x = "Days", title = expression(paste(italic("  Chlorella"), " sp. D046"))) +
    theme( legend.key = element_rect(fill = NA),  # removes color from behind legned points/lines
           legend.title = element_blank(),
           legend.text = element_text(size = 10),
           axis.title = element_text(margin = margin(r = 15), size = 11),
           legend.position = "top",
           legend.key.size = unit(4, "mm"),
           legend.justification = "center",
           legend.margin=margin(t = 0, b = 0, l = 4),
           legend.box.margin=margin(t = 0, b = 0),
           legend.spacing.x = unit(1, "mm"),
           plot.title = element_text(hjust = 0.5, size = 11),
           panel.grid.major = element_line(colour = "gray87", size = 0.2),
           panel.border = element_rect(color = "gray60", fil = NA), 
           panel.background = element_rect(fill = "white"),
           axis.ticks = element_blank(),
           axis.text.x = element_text(size = 12),
           axis.text.y = element_text(size = 12))   
  
  Navicula_FvFm_plot <- ggplot(data = growth_df_avgs[growth_df_avgs$Algae == "Navicula" & !(is.na(growth_df_avgs$FvFm_mean)), ], 
                              aes(x = Day, y = FvFm_mean, color = Treatment, shape = Treatment))  +
    geom_point(size = 2.5) +
    geom_line(aes(group = interaction(Treatment, Round)), size = 1) +
    geom_errorbar(aes(ymin=FvFm_mean - FvFm_sd, ymax=FvFm_mean + FvFm_sd), width= 0.2) +
    scale_color_manual(labels = c("Fresh", "Reused"), values = c('dodgerblue2', 'dodgerblue4'), guide = guide_legend(reverse=TRUE)) +
    scale_shape_manual(labels = c("Fresh", "Reused"), values = c(16, 15), guide = guide_legend(reverse=TRUE)) +
    scale_y_continuous(breaks = seq(0, 1, 0.2), expand = expand_scale(mult = c(0.05,0.1)), lim = c(0, 0.7)) +  
    scale_x_continuous(limits = c(-0.1,8.1), breaks = seq(0, 8, 2)) +
    annotate("text", x = 0.2, y = 0.7, label = expression(paste(bold("B"))), size = 4) + 
    labs(x = "Days", title = expression(paste(italic("  Navicula"), " sp. SFP"))) +
    theme( legend.key = element_rect(fill = NA),  
           legend.title = element_blank(),
           legend.text = element_text(size = 10),
           axis.title.x = element_text(margin = margin(r = 15), size = 11),
           axis.title.y = element_blank(),
           legend.position = "top",
           legend.key.size = unit(4, "mm"),
           legend.justification = "center",
           legend.margin=margin(t = 0, b = 0, l = 4),
           legend.box.margin=margin(t = 0, b = 0),
           legend.spacing.x = unit(1, "mm"),
           plot.title = element_text(hjust = 0.5, size = 11),
           panel.grid.major = element_line(colour = "gray87", size = 0.2),
           panel.border = element_rect(color = "gray60", fil = NA), 
           panel.background = element_rect(fill = "white"),
           axis.ticks = element_blank(),
           axis.text.x = element_text(size = 12),
           axis.text.y = element_blank())
  
  C323_FvFm_plot <- ggplot(data = growth_df_avgs[growth_df_avgs$Algae == "C323" & !(is.na(growth_df_avgs$FvFm_mean)) & growth_df_avgs$Round == 3, ], 
                          aes(x = Day, y = FvFm_mean, color = Treatment, shape = Treatment))  +
    geom_point(size = 2.5) +
    geom_line(aes(group = interaction(Treatment, Round)), size = 1) +
    geom_errorbar(aes(ymin=FvFm_mean - FvFm_sd, ymax=FvFm_mean + FvFm_sd), width= 0.2) +
    scale_color_manual(labels = c("Fresh", "Reused"), values = c('gray63','gray43'), guide = guide_legend(reverse=TRUE)) +
    scale_shape_manual(labels = c("Fresh", "Reused"), values = c(16, 15), guide = guide_legend(reverse=TRUE)) +
    scale_y_continuous(breaks = seq(0, 1, 0.2), expand = expand_scale(mult = c(0.05,0.1)), lim = c(0, 0.7)) +  
    scale_x_continuous(limits = c(-0.1,8.1), breaks = seq(0, 8, 2)) +
    annotate("text", x = 0.2, y = 0.7, label = expression(paste(bold("C"))), size = 4) + 
    labs(x = "Days", title = expression(paste(italic("Staurosira"), " sp. C323"))) +
    theme( legend.key = element_rect(fill = NA),  
           legend.title = element_blank(),
           legend.text = element_text(size = 10),
           axis.title.x = element_text(margin = margin(r = 15), size = 11),
           axis.title.y = element_blank(),
           legend.position = "top",
           legend.key.size = unit(4, "mm"),
           legend.justification = "center",
           legend.margin=margin(t = 0, b = 0, l = 4),
           legend.box.margin=margin(t = 0, b = 0),
           legend.spacing.x = unit(1, "mm"),
           plot.title = element_text(hjust = 0.5, size = 11),
           panel.grid.major = element_line(colour = "gray87", size = 0.2),
           panel.border = element_rect(color = "gray60", fil = NA), 
           panel.background = element_rect(fill = "white"),
           axis.ticks = element_blank(),
           axis.text.x = element_text(size = 12),
           axis.text.y = element_blank())
  
  # Combine plots in a grid & Save as pdf ####
  
  # Convert ggplots to grobs
  D046_FvFm_grob <- ggplotGrob(D046_FvFm_plot)
  C323_FvFm_grob <- ggplotGrob(C323_FvFm_plot)
  Navi_FvFm_grob <- ggplotGrob(Navicula_FvFm_plot)
  
  # Combine in grid
  FvFm_gridplot <- cbind(D046_FvFm_grob, Navi_FvFm_grob, C323_FvFm_grob, size = "first")
  
  grid.newpage()
  grid.draw(FvFm_gridplot)
  
  # Save plot as pdf file
  pdf("Figures/FigS3_FvFmvsTime.pdf", 
      width = 7.5, height = 3)
  grid.draw(FvFm_gridplot)
  dev.off()

  
